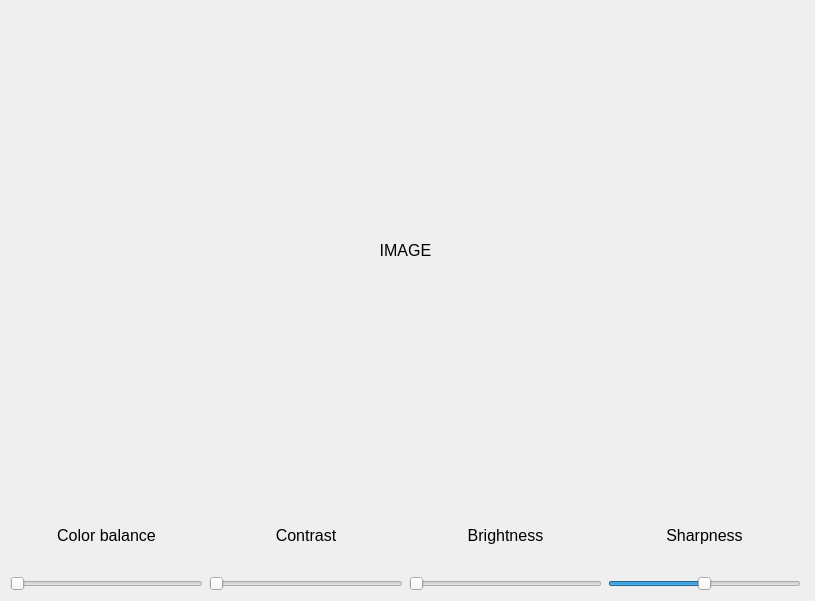
<?xml version="1.0" encoding="UTF-8"?>
<ui version="4.0">
 <class>MainWindow</class>
 <widget class="QMainWindow" name="MainWindow">
  <property name="geometry">
   <rect>
    <x>0</x>
    <y>0</y>
    <width>815</width>
    <height>601</height>
   </rect>
  </property>
  <property name="font">
   <font>
    <pointsize>12</pointsize>
   </font>
  </property>
  <property name="windowTitle">
   <string>Color correction</string>
  </property>
  <property name="locale">
   <locale language="English" country="UnitedKingdom"/>
  </property>
  <widget class="QWidget" name="centralwidget">
   <widget class="QLabel" name="image">
    <property name="geometry">
     <rect>
      <x>10</x>
      <y>10</y>
      <width>791</width>
      <height>481</height>
     </rect>
    </property>
    <property name="text">
     <string>IMAGE</string>
    </property>
    <property name="alignment">
     <set>Qt::AlignCenter</set>
    </property>
   </widget>
   <widget class="QWidget" name="horizontalLayoutWidget">
    <property name="geometry">
     <rect>
      <x>10</x>
      <y>500</y>
      <width>791</width>
      <height>91</height>
     </rect>
    </property>
    <layout class="QHBoxLayout" name="horizontalLayout">
     <item>
      <layout class="QVBoxLayout" name="verticalLayout">
       <item>
        <widget class="QLabel" name="label">
         <property name="text">
          <string>Color balance</string>
         </property>
         <property name="alignment">
          <set>Qt::AlignCenter</set>
         </property>
        </widget>
       </item>
       <item>
        <widget class="QSlider" name="color">
         <property name="maximum">
          <number>100</number>
         </property>
         <property name="orientation">
          <enum>Qt::Horizontal</enum>
         </property>
        </widget>
       </item>
      </layout>
     </item>
     <item>
      <layout class="QVBoxLayout" name="verticalLayout_4">
       <item>
        <widget class="QLabel" name="label_2">
         <property name="text">
          <string>Contrast</string>
         </property>
         <property name="alignment">
          <set>Qt::AlignCenter</set>
         </property>
        </widget>
       </item>
       <item>
        <widget class="QSlider" name="contrast">
         <property name="maximum">
          <number>100</number>
         </property>
         <property name="orientation">
          <enum>Qt::Horizontal</enum>
         </property>
        </widget>
       </item>
      </layout>
     </item>
     <item>
      <layout class="QVBoxLayout" name="verticalLayout_5">
       <item>
        <widget class="QLabel" name="label_3">
         <property name="text">
          <string>Brightness</string>
         </property>
         <property name="alignment">
          <set>Qt::AlignCenter</set>
         </property>
        </widget>
       </item>
       <item>
        <widget class="QSlider" name="brightness">
         <property name="maximum">
          <number>100</number>
         </property>
         <property name="orientation">
          <enum>Qt::Horizontal</enum>
         </property>
        </widget>
       </item>
      </layout>
     </item>
     <item>
      <layout class="QVBoxLayout" name="verticalLayout_2">
       <item>
        <widget class="QLabel" name="label_4">
         <property name="text">
          <string>Sharpness</string>
         </property>
         <property name="alignment">
          <set>Qt::AlignCenter</set>
         </property>
        </widget>
       </item>
       <item>
        <widget class="QSlider" name="horizontalSlider_4">
         <property name="maximum">
          <number>200</number>
         </property>
         <property name="value">
          <number>100</number>
         </property>
         <property name="orientation">
          <enum>Qt::Horizontal</enum>
         </property>
        </widget>
       </item>
      </layout>
     </item>
    </layout>
   </widget>
  </widget>
 </widget>
 <resources/>
 <connections/>
</ui>
